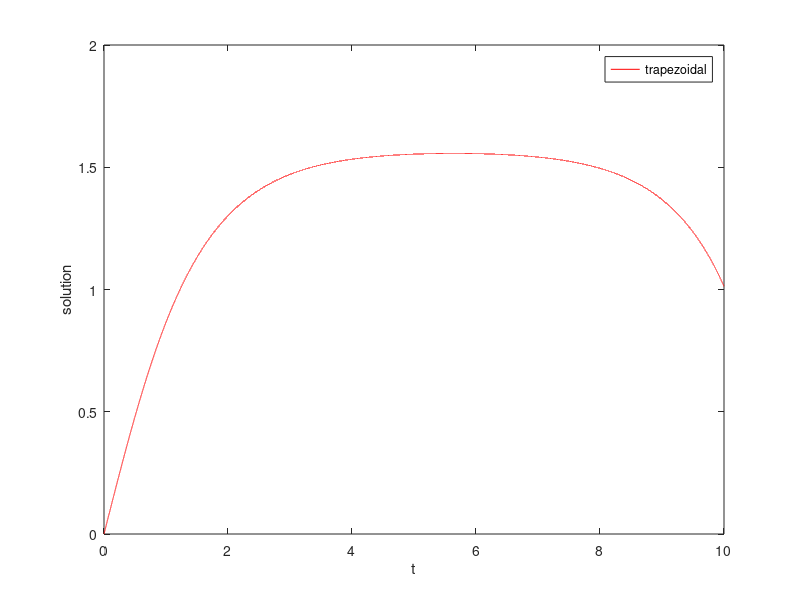

Recreate this plot in MATLAB.
% first we know that u_1(t) and u_2(t)
% u_1(t) = exp(-t)*cos(t)
% u_2(t) = 
dt = 0.0001;
N = 100000;

% TRAPEZOIDAL RULE
v = zeros(N,1); t = v;
v(1) = 0;
for k = 2:N
    t(k) = (k-1)*dt;
    v_tmp = v(k-1);
    v_tmp_old = v_tmp;
    v_tmp = v(k-1)+dt/2*(cos(v(k-1))+exp(t(k-1))+cos(v_tmp)-exp(t(k)));
    v(k) = v_tmp;
end


% plot everything
plot(t,v,'r')
legend('trapezoidal')
hold off
xlabel('t')
ylabel('solution')
